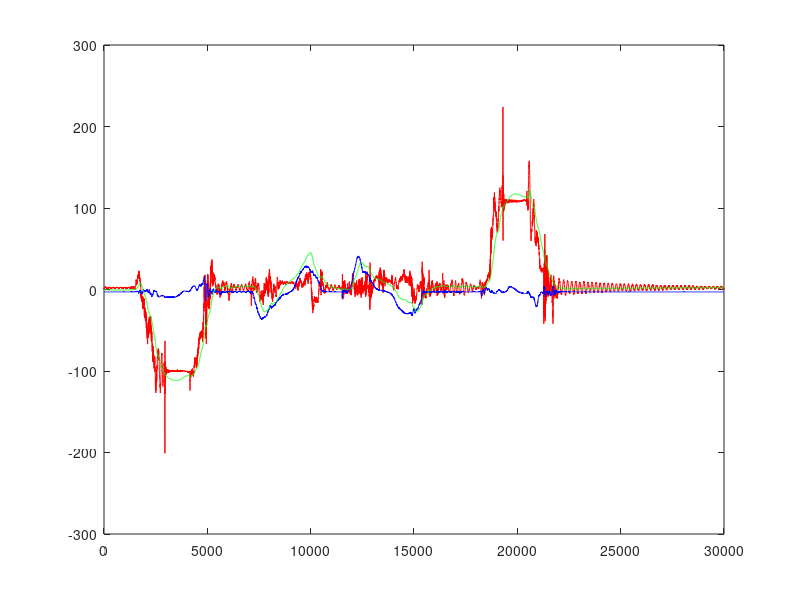

Write the MATLAB code that produced this figure.
%--------------------------------------------------------------------------
% QR2 -- 
%--------------------------------------------------------------------------
% load data
	load data1.dat;
	t = 1: size(data1,1);
	phi = data1(:,1)-515;
	theta= data1(:,2)-523;
	p = data1(:,4)-414;
	n = length(t);

%--------------------------------------------------------------------------    
% kalman filter to remove dynamic offset in p using phi
%--------------------------------------------------------------------------    
    p2phi = 0.0041;
    p_bias(1:n) = 0;
    phi_kalman(1:n) = 0;
    C1 = 256;
    C2 = 1000000;
    for i=(2:n)
        p_kalman(i) = p(i-1) - p_bias(i-1);
        phi_kalman(i) = phi_kalman(i-1) + p_kalman(i) * p2phi;
        phi_error(i) = phi_kalman(i) - phi(i);
        phi_kalman(i) = phi_kalman(i) - phi_error(i) / C1;
        p_bias(i) = p_bias(i-1) + (phi_error(i)/p2phi) / C2;
    end;
figure;
plot(t,phi,'r');
hold on;
plot(t,p,'b');
hold on;
plot(t,phi_kalman,'g');

    
